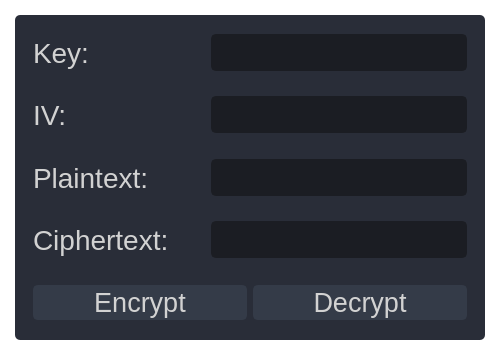
<?xml version="1.0" encoding="UTF-8"?>
<ui version="4.0">
 <class>MainWindow</class>
 <widget class="QMainWindow" name="MainWindow">
  <property name="geometry">
   <rect>
    <x>0</x>
    <y>0</y>
    <width>500</width>
    <height>355</height>
   </rect>
  </property>
  <property name="minimumSize">
   <size>
    <width>500</width>
    <height>0</height>
   </size>
  </property>
  <property name="maximumSize">
   <size>
    <width>500</width>
    <height>355</height>
   </size>
  </property>
  <property name="windowTitle">
   <string>MainWindow</string>
  </property>
  <property name="styleSheet">
   <string notr="true">QMainWindow {background: transparent; }
QToolTip {
	color: #ffffff;
	background-color: rgba(27, 29, 35, 160);
	border: 1px solid rgb(40, 40, 40);
	border-radius: 2px;
}</string>
  </property>
  <widget class="QWidget" name="centralwidget">
   <property name="minimumSize">
    <size>
     <width>500</width>
     <height>0</height>
    </size>
   </property>
   <property name="maximumSize">
    <size>
     <width>500</width>
     <height>400</height>
    </size>
   </property>
   <property name="styleSheet">
    <string notr="true">background: transparent;
color: rgb(210, 210, 210);</string>
   </property>
   <layout class="QHBoxLayout" name="horizontalLayout">
    <item>
     <widget class="QFrame" name="frame_main">
      <property name="maximumSize">
       <size>
        <width>500</width>
        <height>16777215</height>
       </size>
      </property>
      <property name="styleSheet">
       <string notr="true">/* LINE EDIT */
QLineEdit {
	background-color: rgb(27, 29, 35);
	border-radius: 5px;
	border: 2px solid rgb(27, 29, 35);
	padding-left: 10px;
}
QLineEdit:hover {
	border: 2px solid rgb(64, 71, 88);
}
QLineEdit:focus {
	border: 2px solid rgb(91, 101, 124);
}

/* SCROLL BARS */
QScrollBar:horizontal {
    border: none;
    background: rgb(52, 59, 72);
    height: 14px;
    margin: 0px 21px 0 21px;
	border-radius: 0px;
}
QScrollBar::handle:horizontal {
    background: rgb(85, 170, 255);
    min-width: 25px;
	border-radius: 7px
}
QScrollBar::add-line:horizontal {
    border: none;
    background: rgb(55, 63, 77);
    width: 20px;
	border-top-right-radius: 7px;
    border-bottom-right-radius: 7px;
    subcontrol-position: right;
    subcontrol-origin: margin;
}
QScrollBar::sub-line:horizontal {
    border: none;
    background: rgb(55, 63, 77);
    width: 20px;
	border-top-left-radius: 7px;
    border-bottom-left-radius: 7px;
    subcontrol-position: left;
    subcontrol-origin: margin;
}
QScrollBar::up-arrow:horizontal, QScrollBar::down-arrow:horizontal
{
     background: none;
}
QScrollBar::add-page:horizontal, QScrollBar::sub-page:horizontal
{
     background: none;
}
 QScrollBar:vertical {
	border: none;
    background: rgb(52, 59, 72);
    width: 14px;
    margin: 21px 0 21px 0;
	border-radius: 0px;
 }
 QScrollBar::handle:vertical {
	background: rgb(85, 170, 255);
    min-height: 25px;
	border-radius: 7px
 }
 QScrollBar::add-line:vertical {
     border: none;
    background: rgb(55, 63, 77);
     height: 20px;
	border-bottom-left-radius: 7px;
    border-bottom-right-radius: 7px;
     subcontrol-position: bottom;
     subcontrol-origin: margin;
 }
 QScrollBar::sub-line:vertical {
	border: none;
    background: rgb(55, 63, 77);
     height: 20px;
	border-top-left-radius: 7px;
    border-top-right-radius: 7px;
     subcontrol-position: top;
     subcontrol-origin: margin;
 }
 QScrollBar::up-arrow:vertical, QScrollBar::down-arrow:vertical {
     background: none;
 }

 QScrollBar::add-page:vertical, QScrollBar::sub-page:vertical {
     background: none;
 }

/* CHECKBOX */
QCheckBox::indicator {
    border: 3px solid rgb(52, 59, 72);
	width: 15px;
	height: 15px;
	border-radius: 10px;
    background: rgb(44, 49, 60);
}
QCheckBox::indicator:hover {
    border: 3px solid rgb(58, 66, 81);
}
QCheckBox::indicator:checked {
    background: 3px solid rgb(52, 59, 72);
	border: 3px solid rgb(52, 59, 72);
	background-image: url(:/16x16/icons/16x16/cil-check-alt.png);
}

/* RADIO BUTTON */
QRadioButton::indicator {
    border: 3px solid rgb(52, 59, 72);
	width: 15px;
	height: 15px;
	border-radius: 10px;
    background: rgb(44, 49, 60);
}
QRadioButton::indicator:hover {
    border: 3px solid rgb(58, 66, 81);
}
QRadioButton::indicator:checked {
    background: 3px solid rgb(94, 106, 130);
	border: 3px solid rgb(52, 59, 72);
}

/* COMBOBOX */
QComboBox{
	background-color: rgb(27, 29, 35);
	border-radius: 5px;
	border: 2px solid rgb(27, 29, 35);
	padding: 5px;
	padding-left: 10px;
}
QComboBox:hover{
	border: 2px solid rgb(64, 71, 88);
}
QComboBox::drop-down {
	subcontrol-origin: padding;
	subcontrol-position: top right;
	width: 25px;
	border-left-width: 3px;
	border-left-color: rgba(39, 44, 54, 150);
	border-left-style: solid;
	border-top-right-radius: 3px;
	border-bottom-right-radius: 3px;
	background-image: url(:/16x16/icons/16x16/cil-arrow-bottom.png);
	background-position: center;
	background-repeat: no-reperat;
 }
QComboBox QAbstractItemView {
	color: rgb(85, 170, 255);
	background-color: rgb(27, 29, 35);
	padding: 10px;
	selection-background-color: rgb(39, 44, 54);
}

/* SLIDERS */
QSlider::groove:horizontal {
    border-radius: 9px;
    height: 18px;
	margin: 0px;
	background-color: rgb(52, 59, 72);
}
QSlider::groove:horizontal:hover {
	background-color: rgb(55, 62, 76);
}
QSlider::handle:horizontal {
    background-color: rgb(85, 170, 255);
    border: none;
    height: 18px;
    width: 18px;
    margin: 0px;
	border-radius: 9px;
}
QSlider::handle:horizontal:hover {
    background-color: rgb(105, 180, 255);
}
QSlider::handle:horizontal:pressed {
    background-color: rgb(65, 130, 195);
}

QSlider::groove:vertical {
    border-radius: 9px;
    width: 18px;
    margin: 0px;
	background-color: rgb(52, 59, 72);
}
QSlider::groove:vertical:hover {
	background-color: rgb(55, 62, 76);
}
QSlider::handle:vertical {
    background-color: rgb(85, 170, 255);
	border: none;
    height: 18px;
    width: 18px;
    margin: 0px;
	border-radius: 9px;
}
QSlider::handle:vertical:hover {
    background-color: rgb(105, 180, 255);
}
QSlider::handle:vertical:pressed {
    background-color: rgb(65, 130, 195);
}

</string>
      </property>
      <property name="frameShape">
       <enum>QFrame::StyledPanel</enum>
      </property>
      <property name="frameShadow">
       <enum>QFrame::Raised</enum>
      </property>
      <layout class="QVBoxLayout" name="verticalLayout">
       <property name="spacing">
        <number>5</number>
       </property>
       <property name="leftMargin">
        <number>5</number>
       </property>
       <property name="topMargin">
        <number>5</number>
       </property>
       <property name="rightMargin">
        <number>5</number>
       </property>
       <property name="bottomMargin">
        <number>5</number>
       </property>
       <item>
        <widget class="QFrame" name="frame_2">
         <property name="styleSheet">
          <string notr="true">background-color: rgb(41, 45, 56);
border-radius: 5px;
</string>
         </property>
         <property name="frameShape">
          <enum>QFrame::StyledPanel</enum>
         </property>
         <property name="frameShadow">
          <enum>QFrame::Raised</enum>
         </property>
         <layout class="QVBoxLayout" name="verticalLayout_2">
          <item>
           <widget class="QFrame" name="frame">
            <property name="frameShape">
             <enum>QFrame::StyledPanel</enum>
            </property>
            <property name="frameShadow">
             <enum>QFrame::Raised</enum>
            </property>
            <layout class="QHBoxLayout" name="horizontalLayout_2">
             <item>
              <widget class="QLabel" name="label">
               <property name="font">
                <font>
                 <pointsize>21</pointsize>
                </font>
               </property>
               <property name="text">
                <string>Key:</string>
               </property>
              </widget>
             </item>
             <item>
              <widget class="QLineEdit" name="lineEdit_key">
               <property name="sizePolicy">
                <sizepolicy hsizetype="Preferred" vsizetype="Fixed">
                 <horstretch>0</horstretch>
                 <verstretch>0</verstretch>
                </sizepolicy>
               </property>
               <property name="font">
                <font>
                 <pointsize>20</pointsize>
                </font>
               </property>
               <property name="styleSheet">
                <string notr="true">QLineEdit {
	background-color: rgb(27, 29, 35);
	border-radius: 5px;
	border: 2px solid rgb(27, 29, 35);
	padding-left: 10px;
}
QLineEdit:hover {
	border: 2px solid rgb(64, 71, 88);
}
QLineEdit:focus {
	border: 2px solid rgb(91, 101, 124);
}</string>
               </property>
              </widget>
             </item>
            </layout>
           </widget>
          </item>
          <item>
           <widget class="QFrame" name="frame_3">
            <property name="frameShape">
             <enum>QFrame::StyledPanel</enum>
            </property>
            <property name="frameShadow">
             <enum>QFrame::Raised</enum>
            </property>
            <layout class="QHBoxLayout" name="horizontalLayout_3">
             <item>
              <widget class="QLabel" name="label_2">
               <property name="font">
                <font>
                 <pointsize>21</pointsize>
                </font>
               </property>
               <property name="text">
                <string>IV:</string>
               </property>
              </widget>
             </item>
             <item>
              <widget class="QLineEdit" name="lineEdit_iv">
               <property name="sizePolicy">
                <sizepolicy hsizetype="Preferred" vsizetype="Fixed">
                 <horstretch>0</horstretch>
                 <verstretch>0</verstretch>
                </sizepolicy>
               </property>
               <property name="font">
                <font>
                 <pointsize>20</pointsize>
                </font>
               </property>
               <property name="styleSheet">
                <string notr="true">QLineEdit {
	background-color: rgb(27, 29, 35);
	border-radius: 5px;
	border: 2px solid rgb(27, 29, 35);
	padding-left: 10px;
}
QLineEdit:hover {
	border: 2px solid rgb(64, 71, 88);
}
QLineEdit:focus {
	border: 2px solid rgb(91, 101, 124);
}</string>
               </property>
              </widget>
             </item>
            </layout>
           </widget>
          </item>
          <item>
           <widget class="QFrame" name="frame_5">
            <property name="frameShape">
             <enum>QFrame::StyledPanel</enum>
            </property>
            <property name="frameShadow">
             <enum>QFrame::Raised</enum>
            </property>
            <layout class="QHBoxLayout" name="horizontalLayout_5">
             <item>
              <widget class="QLabel" name="label_4">
               <property name="font">
                <font>
                 <pointsize>21</pointsize>
                </font>
               </property>
               <property name="text">
                <string>Plaintext:</string>
               </property>
              </widget>
             </item>
             <item>
              <widget class="QLineEdit" name="lineEdit_4">
               <property name="sizePolicy">
                <sizepolicy hsizetype="Preferred" vsizetype="Fixed">
                 <horstretch>0</horstretch>
                 <verstretch>0</verstretch>
                </sizepolicy>
               </property>
               <property name="font">
                <font>
                 <pointsize>20</pointsize>
                </font>
               </property>
               <property name="styleSheet">
                <string notr="true">QLineEdit {
	background-color: rgb(27, 29, 35);
	border-radius: 5px;
	border: 2px solid rgb(27, 29, 35);
	padding-left: 10px;
}
QLineEdit:hover {
	border: 2px solid rgb(64, 71, 88);
}
QLineEdit:focus {
	border: 2px solid rgb(91, 101, 124);
}</string>
               </property>
              </widget>
             </item>
            </layout>
           </widget>
          </item>
          <item>
           <widget class="QFrame" name="frame_4">
            <property name="frameShape">
             <enum>QFrame::StyledPanel</enum>
            </property>
            <property name="frameShadow">
             <enum>QFrame::Raised</enum>
            </property>
            <layout class="QHBoxLayout" name="horizontalLayout_4">
             <item>
              <widget class="QLabel" name="label_3">
               <property name="font">
                <font>
                 <pointsize>21</pointsize>
                </font>
               </property>
               <property name="text">
                <string>Ciphertext:</string>
               </property>
              </widget>
             </item>
             <item>
              <widget class="QLineEdit" name="lineEdit_ciphertext">
               <property name="sizePolicy">
                <sizepolicy hsizetype="Preferred" vsizetype="Fixed">
                 <horstretch>0</horstretch>
                 <verstretch>0</verstretch>
                </sizepolicy>
               </property>
               <property name="font">
                <font>
                 <pointsize>20</pointsize>
                </font>
               </property>
               <property name="styleSheet">
                <string notr="true">QLineEdit {
	background-color: rgb(27, 29, 35);
	border-radius: 5px;
	border: 2px solid rgb(27, 29, 35);
	padding-left: 10px;
}
QLineEdit:hover {
	border: 2px solid rgb(64, 71, 88);
}
QLineEdit:focus {
	border: 2px solid rgb(91, 101, 124);
}</string>
               </property>
              </widget>
             </item>
            </layout>
           </widget>
          </item>
          <item>
           <widget class="QFrame" name="frame_6">
            <property name="frameShape">
             <enum>QFrame::StyledPanel</enum>
            </property>
            <property name="frameShadow">
             <enum>QFrame::Raised</enum>
            </property>
            <layout class="QHBoxLayout" name="horizontalLayout_6">
             <item>
              <widget class="QPushButton" name="pushButton_encrypt">
               <property name="font">
                <font>
                 <pointsize>20</pointsize>
                </font>
               </property>
               <property name="styleSheet">
                <string notr="true">QPushButton {
	border: 2px solid rgb(52, 59, 72);
	border-radius: 5px;
	background-color: rgb(52, 59, 72);
}
QPushButton:hover {
	background-color: rgb(57, 65, 80);
	border: 2px solid rgb(61, 70, 86);
}
QPushButton:pressed {
	background-color: rgb(35, 40, 49);
	border: 2px solid rgb(43, 50, 61);
}
QPushButton:disabled{
	color: gray
}</string>
               </property>
               <property name="text">
                <string>Encrypt</string>
               </property>
              </widget>
             </item>
             <item>
              <widget class="QPushButton" name="pushButton_decrypt">
               <property name="font">
                <font>
                 <pointsize>20</pointsize>
                </font>
               </property>
               <property name="styleSheet">
                <string notr="true">QPushButton {
	border: 2px solid rgb(52, 59, 72);
	border-radius: 5px;
	background-color: rgb(52, 59, 72);
}
QPushButton:hover {
	background-color: rgb(57, 65, 80);
	border: 2px solid rgb(61, 70, 86);
}
QPushButton:pressed {
	background-color: rgb(35, 40, 49);
	border: 2px solid rgb(43, 50, 61);
}
QPushButton:disabled{
	color: gray
}</string>
               </property>
               <property name="text">
                <string>Decrypt</string>
               </property>
              </widget>
             </item>
            </layout>
           </widget>
          </item>
         </layout>
        </widget>
       </item>
      </layout>
     </widget>
    </item>
   </layout>
  </widget>
 </widget>
 <resources/>
 <connections/>
</ui>
